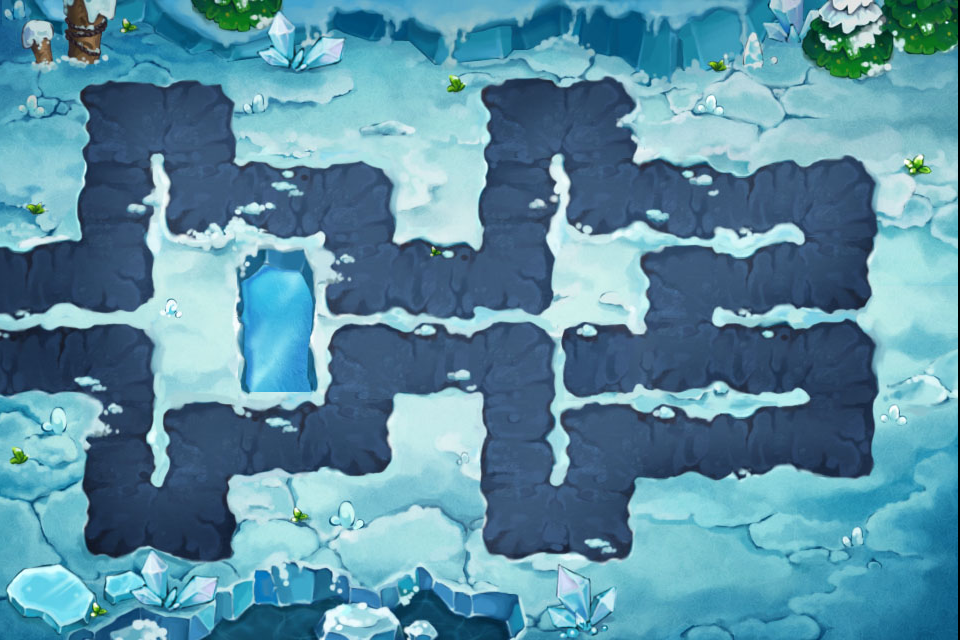

This is a level from a 2D game, rendered from its Tiled map with the project's own tilesets. A one-line summary and the map file follow, with tile-layer data summarised:
An orthogonal 12x8 tile map with 80x80 px tiles, 1 tile layer (Background) and 7 objects (4x firebrand, woodhero, snowdrift1.png, watergress9_1.png).

<map version="1.0" orientation="orthogonal" width="12" height="8" tilewidth="80" tileheight="80">
 <tileset firstgid="1" name="level3_9bg" tilewidth="80" tileheight="80">
  <tileoffset x="-2" y="0" />
  <image source="level3_9bg.jpg" width="960" height="640" />
  <tile id="12">
   <properties>
    <property name="tiletype" value="1" />
   </properties>
  </tile>
  <tile id="13">
   <properties>
    <property name="tiletype" value="0" />
   </properties>
  </tile>
  <tile id="14">
   <properties>
    <property name="tiletype" value="0" />
   </properties>
  </tile>
  <tile id="15">
   <properties>
    <property name="tiletype" value="1" />
   </properties>
  </tile>
  <tile id="16">
   <properties>
    <property name="tiletype" value="1" />
   </properties>
  </tile>
  <tile id="17">
   <properties>
    <property name="tiletype" value="1" />
   </properties>
  </tile>
  <tile id="18">
   <properties>
    <property name="tiletype" value="0" />
   </properties>
  </tile>
  <tile id="19">
   <properties>
    <property name="tiletype" value="0" />
   </properties>
  </tile>
  <tile id="20">
   <properties>
    <property name="tiletype" value="1" />
   </properties>
  </tile>
  <tile id="21">
   <properties>
    <property name="tiletype" value="1" />
   </properties>
  </tile>
  <tile id="22">
   <properties>
    <property name="tiletype" value="1" />
   </properties>
  </tile>
  <tile id="23">
   <properties>
    <property name="tiletype" value="1" />
   </properties>
  </tile>
  <tile id="24">
   <properties>
    <property name="tiletype" value="1" />
   </properties>
  </tile>
  <tile id="25">
   <properties>
    <property name="tiletype" value="0" />
   </properties>
  </tile>
  <tile id="26">
   <properties>
    <property name="tiletype" value="0" />
   </properties>
  </tile>
  <tile id="27">
   <properties>
    <property name="tiletype" value="0" />
   </properties>
  </tile>
  <tile id="28">
   <properties>
    <property name="tiletype" value="0" />
   </properties>
  </tile>
  <tile id="29">
   <properties>
    <property name="tiletype" value="1" />
   </properties>
  </tile>
  <tile id="30">
   <properties>
    <property name="tiletype" value="0" />
   </properties>
  </tile>
  <tile id="31">
   <properties>
    <property name="tiletype" value="0" />
   </properties>
  </tile>
  <tile id="32">
   <properties>
    <property name="tiletype" value="0" />
   </properties>
  </tile>
  <tile id="33">
   <properties>
    <property name="tiletype" value="0" />
   </properties>
  </tile>
  <tile id="34">
   <properties>
    <property name="tiletype" value="0" />
   </properties>
  </tile>
  <tile id="35">
   <properties>
    <property name="tiletype" value="1" />
   </properties>
  </tile>
  <tile id="36">
   <properties>
    <property name="tiletype" value="0" />
   </properties>
  </tile>
  <tile id="37">
   <properties>
    <property name="tiletype" value="0" />
   </properties>
  </tile>
  <tile id="38">
   <properties>
    <property name="tiletype" value="1" />
   </properties>
  </tile>
  <tile id="39">
   <properties>
    <property name="tiletype" value="2" />
   </properties>
  </tile>
  <tile id="40">
   <properties>
    <property name="tiletype" value="0" />
   </properties>
  </tile>
  <tile id="41">
   <properties>
    <property name="tiletype" value="0" />
   </properties>
  </tile>
  <tile id="42">
   <properties>
    <property name="tiletype" value="0" />
   </properties>
  </tile>
  <tile id="43">
   <properties>
    <property name="tiletype" value="1" />
   </properties>
  </tile>
  <tile id="44">
   <properties>
    <property name="tiletype" value="0" />
   </properties>
  </tile>
  <tile id="45">
   <properties>
    <property name="tiletype" value="0" />
   </properties>
  </tile>
  <tile id="46">
   <properties>
    <property name="tiletype" value="0" />
   </properties>
  </tile>
  <tile id="47">
   <properties>
    <property name="tiletype" value="1" />
   </properties>
  </tile>
  <tile id="48">
   <properties>
    <property name="tiletype" value="0" />
   </properties>
  </tile>
  <tile id="49">
   <properties>
    <property name="tiletype" value="0" />
   </properties>
  </tile>
  <tile id="50">
   <properties>
    <property name="tiletype" value="1" />
   </properties>
  </tile>
  <tile id="51">
   <properties>
    <property name="tiletype" value="2" />
   </properties>
  </tile>
  <tile id="52">
   <properties>
    <property name="tiletype" value="0" />
   </properties>
  </tile>
  <tile id="53">
   <properties>
    <property name="tiletype" value="0" />
   </properties>
  </tile>
  <tile id="54">
   <properties>
    <property name="tiletype" value="0" />
   </properties>
  </tile>
  <tile id="56">
   <properties>
    <property name="tiletype" value="0" />
   </properties>
  </tile>
  <tile id="57">
   <properties>
    <property name="tiletype" value="0" />
   </properties>
  </tile>
  <tile id="58">
   <properties>
    <property name="tiletype" value="0" />
   </properties>
  </tile>
  <tile id="59">
   <properties>
    <property name="tiletype" value="1" />
   </properties>
  </tile>
  <tile id="60">
   <properties>
    <property name="tiletype" value="1" />
   </properties>
  </tile>
  <tile id="61">
   <properties>
    <property name="tiletype" value="0" />
   </properties>
  </tile>
  <tile id="62">
   <properties>
    <property name="tiletype" value="0" />
   </properties>
  </tile>
  <tile id="63">
   <properties>
    <property name="tiletype" value="0" />
   </properties>
  </tile>
  <tile id="64">
   <properties>
    <property name="tiletype" value="0" />
   </properties>
  </tile>
  <tile id="65">
   <properties>
    <property name="tiletype" value="1" />
   </properties>
  </tile>
  <tile id="66">
   <properties>
    <property name="tiletype" value="0" />
   </properties>
  </tile>
  <tile id="67">
   <properties>
    <property name="tiletype" value="0" />
   </properties>
  </tile>
  <tile id="68">
   <properties>
    <property name="tiletype" value="0" />
   </properties>
  </tile>
  <tile id="69">
   <properties>
    <property name="tiletype" value="0" />
   </properties>
  </tile>
  <tile id="70">
   <properties>
    <property name="tiletype" value="0" />
   </properties>
  </tile>
  <tile id="71">
   <properties>
    <property name="tiletype" value="1" />
   </properties>
  </tile>
  <tile id="72">
   <properties>
    <property name="tiletype" value="1" />
   </properties>
  </tile>
  <tile id="73">
   <properties>
    <property name="tiletype" value="0" />
   </properties>
  </tile>
  <tile id="74">
   <properties>
    <property name="tiletype" value="0" />
   </properties>
  </tile>
  <tile id="75">
   <properties>
    <property name="tiletype" value="1" />
   </properties>
  </tile>
  <tile id="76">
   <properties>
    <property name="tiletype" value="1" />
   </properties>
  </tile>
  <tile id="77">
   <properties>
    <property name="tiletype" value="1" />
   </properties>
  </tile>
  <tile id="78">
   <properties>
    <property name="tiletype" value="0" />
   </properties>
  </tile>
  <tile id="79">
   <properties>
    <property name="tiletype" value="0" />
   </properties>
  </tile>
  <tile id="80">
   <properties>
    <property name="tiletype" value="1" />
   </properties>
  </tile>
  <tile id="81">
   <properties>
    <property name="tiletype" value="1" />
   </properties>
  </tile>
  <tile id="82">
   <properties>
    <property name="tiletype" value="1" />
   </properties>
  </tile>
  <tile id="83">
   <properties>
    <property name="tiletype" value="1" />
   </properties>
  </tile>
 </tileset>
 <layer name="Background" width="12" height="8">
  <data>[96 cells, 96 non-empty, 96 distinct tile ids]</data>
 </layer>
 <objectgroup name="Objects" width="12" height="8">
     <object name="woodhero" x="257" y="306" />
     <object name="firebrand" x="69" y="255" />
     </objectgroup>
</map>
<!-- 5 of 7 objects omitted -->
